Frame 1 (no input): blank canvas, image omitted
Frame 60 (no input): blank canvas, image omitted
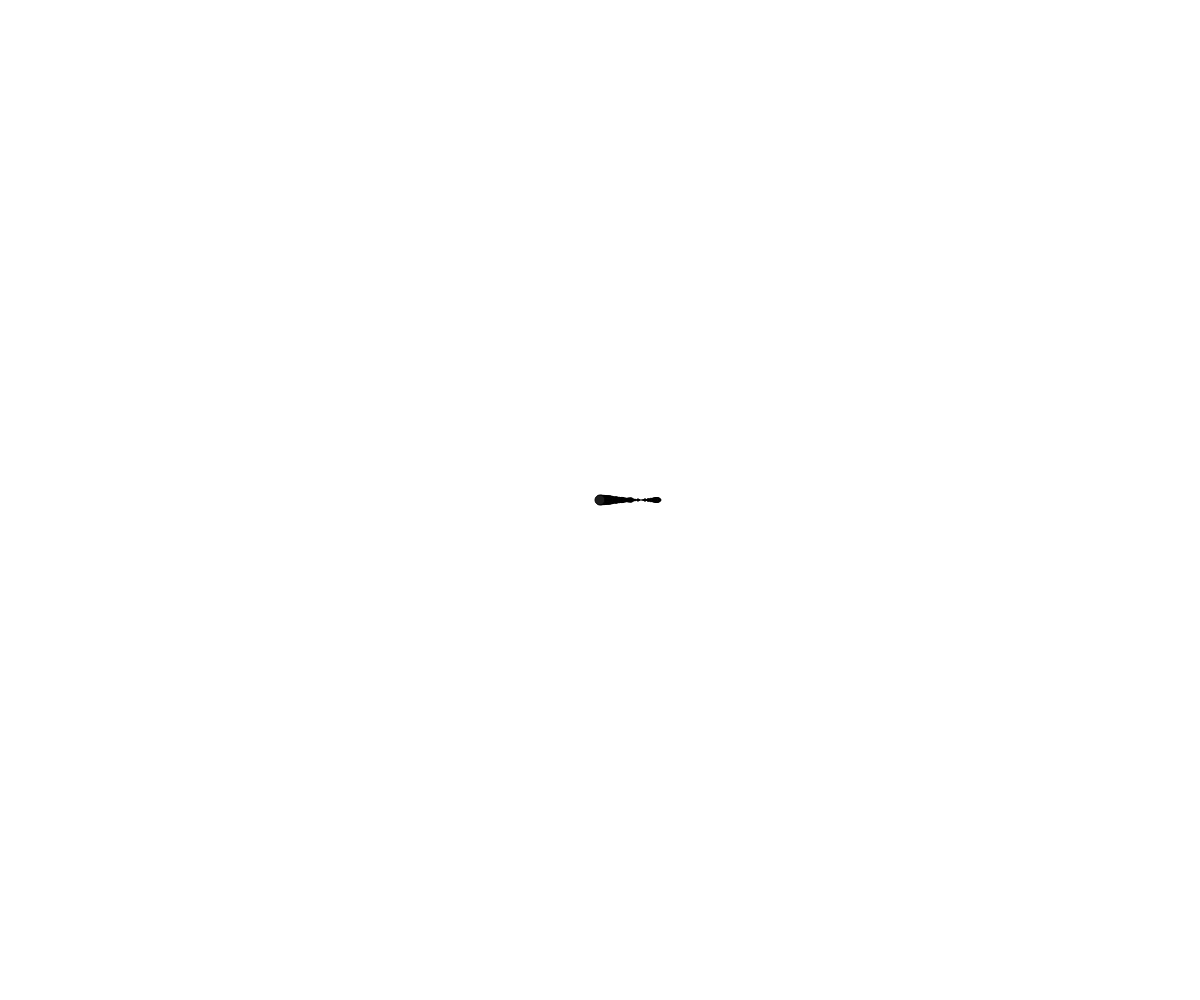
Frame 120 (the mouse pressed at the canvas centre since frame 60)

The p5.js sketch whose frames 1 and 60 were blank and that drew this single picture after the mouse press (run headless with seeded random() and noise() and a simulated clock; from frame 60 on, the mouse is pressed at the canvas centre):

// p5.js sketch
// ── sketch.js
var circles = [];

function Circle(_x, _y, _r, _g, _b) {
  this.x = _x;
  this.y = _y;

  this.r = _r;
  this.g = _g;
  this.b = _b;

  this.size = 10;

  this.draw = function() {
    this.x++;
    this.size = this.size - random(.5);
    fill(this.r, this.g, this.b);
    ellipse(this.x, this.y, this.size, this.size);
  }
}

function setup() {
  createCanvas(windowWidth, windowHeight);
  noCursor();
  ellipseMode(CENTER);
  cursorDiameter = 10;
}

function draw() {

  background(255);

  for (var i = 0; i < circles.length; i++) {
    circles[i].draw();
    if (circles[i].x > 700) {
      circles.splice(i, 1);
    }
  }

  if (mouseIsPressed) {
    if (mouseButton == LEFT) {

      var cursorCol = random(0, 255);

      circles.push(
        new Circle(
          mouseX,
          mouseY,
          random(0,255)
        )
      );
    }

    if (mouseButton == RIGHT) {
      circles = [];
    }
  }
  
  fill(random(255));
  ellipse(mouseX, mouseY, 10, 10);
}
